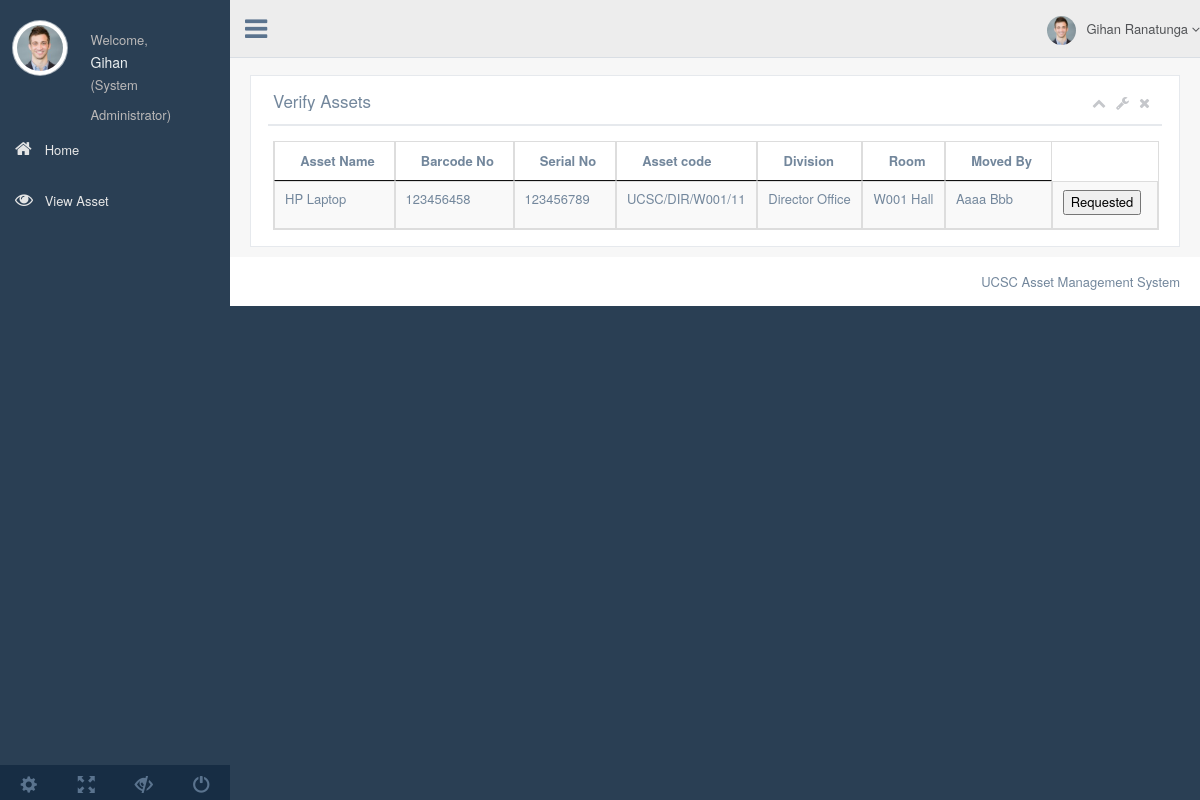
The app's page /verify_asset.php (signed in) with its own data.
### tables this page shows
CREATE TABLE `asset` (
  `Asset_ID` int(11) NOT NULL,
  `Barcode_No` int(11) DEFAULT NULL,
  `Asset_Name` varchar(60) NOT NULL,
  `Asset_type` varchar(60) NOT NULL,
  `Asset_Category` varchar(60) NOT NULL,
  `Model_No` varchar(60) NOT NULL,
  `Brand` varchar(60) NOT NULL,
  `Serial_No` varchar(60) NOT NULL,
  `Purchase_Date` date NOT NULL,
  `Warranty_End` date NOT NULL,
  `Price` float NOT NULL,
  `Depreciation` float DEFAULT NULL,
  `Last_Value_date` datetime NOT NULL DEFAULT CURRENT_TIMESTAMP,
  `Original_Value` float NOT NULL,
  `Current_Value` float DEFAULT NULL,
  `Vendor` varchar(60) NOT NULL,
  `Vendor_Address` text NOT NULL,
  `Current_Division` varchar(60) DEFAULT NULL,
  `Current_Room` varchar(60) DEFAULT NULL,
  `Asset_Code` varchar(60) DEFAULT NULL,
  `Asset_available` tinyint(11) NOT NULL DEFAULT '1',
  `Asset_approved` tinyint(4) NOT NULL DEFAULT '0',
  `Description` text,
  `Entry_date` datetime NOT NULL DEFAULT CURRENT_TIMESTAMP,
  `Image` varchar(250) NOT NULL
);

CREATE TABLE `division` (
  `Division_Code` varchar(4) NOT NULL,
  `Division_Name` varchar(60) NOT NULL,
  `Description` text
);

CREATE TABLE `room` (
  `Room_code` varchar(4) NOT NULL,
  `Room_name` varchar(60) NOT NULL,
  `Division` varchar(4) NOT NULL,
  `Wing` varchar(10) NOT NULL,
  `Floor` varchar(11) NOT NULL,
  `Description` text NOT NULL
);

CREATE TABLE `user` (
  `user_ID` int(11) NOT NULL,
  `user_email` varchar(60) NOT NULL,
  `user_password` varchar(128) NOT NULL,
  `first_name` varchar(30) NOT NULL,
  `last_name` varchar(30) NOT NULL,
  `user_level` varchar(60) NOT NULL,
  `division` varchar(4) NOT NULL,
  `gender` varchar(1) NOT NULL,
  `Contact_Number` varchar(20) DEFAULT NULL
);

### server_access.php (called while the page is built, shortened)
<?php
class dbConnect
{
    private static $instance = NULL;
    private function __construct(){
        $this->dbh=new mysqli(DB_HOST, DB_USER, DB_PASSWORD, DB_DATABASE);
        return $this->dbh;
    }
    public static function connect(){
        if (self::$instance == NULL){
            self::$instance = new dbConnect();
        }
        return self::$instance;
    }
}

### function.php (called while the page is built, shortened)
<?php
include "server_access.php";
class FAssetClerk{
    private $db = NULL;
    function __construct(){
        $this->db = dbConnect::connect();
    }
    function retrieve_new_assets($division=""){
        if ($division != ""){
            $que = "SELECT asset.Asset_ID, Asset_Name, asset.Barcode_No, asset.Serial_No, asset.Asset_Code, division.Division_Name, room.Room_name, user.first_name, user.last_name FROM asset INNER JOIN asset_movement on asset.Asset_ID=asset_movement.asset_id INNER JOIN division ON asset_movement.new_division=division.Division_Code INNER JOIN room ON asset_movement.new_room = room.Room_code INNER JOIN user ON user.user_ID = asset_movement.moved_by WHERE asset_movement.verified IS NULL AND new_division='$division'";
        }
        $res = $this->db->dbh->query($que);
        return $res;
    }
   function retrieve_user_level_name($user_level){
       $level_array = array('asset_clerk' => "Asset Clerk", 'dp_registrar'=>'Deputy Registrar', 'div_asset_clerk' => "Divisional Asset Clerk", "bursar" => "Bursar", "system_admin" => "System Administrator", "temp_user" => "Temporary User");
       $level = $level_array[$user_level];
       return $level;
   }
}

### verify_asset.php (the view, shortened to what this page needs)
<?php
 include "function.php"; if (!isset($_SESSION['user_details'])){     header("location:login.php");     exit(); }
$log = new FAssetClerk();
$user_details = $_SESSION['user_details']; $level = $log->retrieve_user_level_name($user_details['user_level']);
$first_name = $user_details['first_name'];
$last_name = $user_details['last_name'];
$division = $user_details['division'];
$res = $log->retrieve_new_assets($division);
?>
<!DOCTYPE html>
<html lang="en">
<head>
  <link href="css/bootstrap.min.css" rel="stylesheet">
  <link href="fonts/css/font-awesome.min.css" rel="stylesheet">
  <link href="css/animate.min.css" rel="stylesheet">
  <link href="css/custom.css" rel="stylesheet">
  <link href="css/icheck/flat/green.css" rel="stylesheet">
  <link href="css/datatables/jquery.dataTables.min.css" rel="stylesheet" type="text/css" />
  <link href="css/datatables/buttons.bootstrap.min.css" rel="stylesheet" type="text/css" />
  <link href="css/datatables/fixedHeader.bootstrap.min.css" rel="stylesheet" type="text/css" />
  <link href="css/datatables/responsive.bootstrap.min.css" rel="stylesheet" type="text/css" />
  <link href="css/datatables/scroller.bootstrap.min.css" rel="stylesheet" type="text/css" />
</head>
<body class="nav-md">
  <div class="container body">
    <div class="main_container">
      <div class="col-md-3 left_col">
        <div class="left_col scroll-view">
          <div class="profile">
            <div class="profile_pic">
              <img src="images/img.jpg" alt="..." class="img-circle profile_img">
            </div>
            <div class="profile_info">
              <span>Welcome,</span>
              <h2><?php echo $first_name;?></h2>               <span>(<?php echo $level;?>)</span>
            </div>
          </div>
          <br />
          <div id="sidebar-menu" class="main_menu_side hidden-print main_menu">
            <div class="menu_section">
              <ul class="nav side-menu">
				<?php if (($user_details['user_level'] == 'asset_clerk')){
                                    echo '<li><a href="assetclerk.php"><i class="fa fa-home"></i> Home </span></a></li>';
                                }
                                    else{
                                       echo '<li><a href="diviassetclerk.php"><i class="fa fa-home"></i> Home </span></a></li>';
                                    }
                                ?>
				<li><a href="viewasset.php"><i class="fa fa-eye"></i> View Asset </span></a></li>
               </ul>
            </div>
          </div>
          <div class="sidebar-footer hidden-small">
            <a data-toggle="tooltip" data-placement="top" title="Settings">
              <span class="glyphicon glyphicon-cog" aria-hidden="true"></span>
            </a>
            <a data-toggle="tooltip" data-placement="top" title="FullScreen">
              <span class="glyphicon glyphicon-fullscreen" aria-hidden="true"></span>
            </a>
            <a data-toggle="tooltip" data-placement="top" title="Lock">
              <span class="glyphicon glyphicon-eye-close" aria-hidden="true"></span>
            </a>
            <a data-toggle="tooltip" data-placement="top" title="Logout">
              <span class="glyphicon glyphicon-off" aria-hidden="true"></span>
            </a>
          </div>
        </div>
      </div>
      <div class="top_nav">
        <div class="nav_menu">
          <nav class="" role="navigation">
            <div class="nav toggle">
              <a id="menu_toggle"><i class="fa fa-bars"></i></a>
            </div>
            <ul class="nav navbar-nav navbar-right">
              <li class="">
                <a href="javascript:;" class="user-profile dropdown-toggle" data-toggle="dropdown" aria-expanded="false">
                  <img src="images/img.jpg" alt=""><?php echo "$first_name $last_name";?>
                  <span class=" fa fa-angle-down"></span>
                </a>
              </li>
            </ul>
          </nav>
        </div>
      </div>
      <div class="right_col" role="main">
        <div class="">
          <div class="page-title">
          </div>
          <div class="row">
            <div class="col-md-12 col-sm-12 col-xs-12">
              <div class="x_panel">
                <div class="x_title">
                  <h2> Verify Assets</h2>
                  <ul class="nav navbar-right panel_toolbox">
                    <li><a class="collapse-link"><i class="fa fa-chevron-up"></i></a>
                    </li>
                    <li class="dropdown">
                      <a href="#" class="dropdown-toggle" data-toggle="dropdown" role="button" aria-expanded="false"><i class="fa fa-wrench"></i></a>
                    </li>
                    <li><a class="close-link"><i class="fa fa-close"></i></a>
                    </li>
                  </ul>
                  <div class="clearfix"></div>
                </div>
                <div class="x_content">
                  <table id="datatable" class="table table-striped table-bordered">
                    <thead>
					<th align="style="justify"><strong >&nbsp;&nbsp;Asset Name </strong></th>
					<th align="style="justify"><strong >&nbsp;&nbsp;Barcode No </strong></th>
					<th align="style="justify"><strong >&nbsp;&nbsp;Serial No </strong></th>
					<th align="style="justify"><strong >&nbsp;&nbsp;Asset code </strong></th>
					<th align="style="justify"><strong >&nbsp;&nbsp;Division </strong></th>
					<th align="style="justify"><strong >&nbsp;&nbsp;Room </strong></th>
                                        <th align="style="justify"><strong >&nbsp;&nbsp;Moved By</strong></th>
                    </thead>
                    <tbody>
                <?php
                while ($array = $res->fetch_assoc()){
                echo '<tr><td>'.$array['Asset_Name'].'</td>'
                . '<td>'.$array['Barcode_No'].'</td>'
                        . '<td>'.$array['Serial_No'].'</td>'
                        . '<td>'.$array['Asset_Code'].'</td>'
                        . '<td>'.$array['Division_Name'].'</td>'
                        . '<td>'.$array['Room_name'].'</td>'
                        . '<td>'.$array['first_name'].' '.$array['last_name'].'</td>'
                        . '<td><button type="btn btn-primary" name="approve_asset" onclick="window.location.href=\'verify_function.php?id='.$array['Asset_ID'].'\'">Requested</button></td></tr>';
                }
		?>
            </tbody>
                  </table>
                </div>
              </div>
            </div>
                </div>
              </div>
            </div>
            <footer>
              <div class="pull-right">
                UCSC Asset Management System
              </div>
              <div class="clearfix"></div>
            </footer>
          </div>
        </div>
        <div id="custom_notifications" class="custom-notifications dsp_none">
          <div class="clearfix"></div>
        </div>
</body>
</html>

### records on screen
asset: Asset_Name "HP Laptop", Barcode_No "123456458", Serial_No "123456789", Asset_Code "UCSC/DIR/W001/11", Current_Division.Division_Name "Director Office", Current_Room.Room_name "W001 Hall", user.first_name "Aaaa", user.last_name "Bbb"

### other values on screen
$first_name "Gihan"
$level "System Administrator"
$last_name "Ranatunga"
